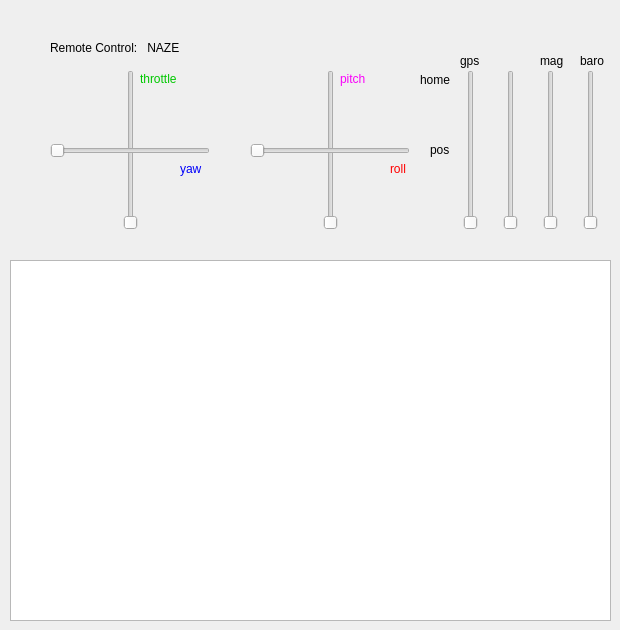
       <widget class="QWidget" name="rc_fc">
        <attribute name="title">
         <string>rc_fc</string>
        </attribute>
        <widget class="QSlider" name="remote_slider_rc_fc_throttle">
         <property name="geometry">
          <rect>
           <x>120</x>
           <y>70</y>
           <width>22</width>
           <height>160</height>
          </rect>
         </property>
         <property name="orientation">
          <enum>Qt::Vertical</enum>
         </property>
         <property name="tickPosition">
          <enum>QSlider::NoTicks</enum>
         </property>
        </widget>
        <widget class="QSlider" name="remote_slider_rc_fc_yaw">
         <property name="geometry">
          <rect>
           <x>50</x>
           <y>140</y>
           <width>160</width>
           <height>22</height>
          </rect>
         </property>
         <property name="orientation">
          <enum>Qt::Horizontal</enum>
         </property>
         <property name="tickPosition">
          <enum>QSlider::NoTicks</enum>
         </property>
        </widget>
        <widget class="QSlider" name="remote_slider_rc_fc_pitch">
         <property name="geometry">
          <rect>
           <x>320</x>
           <y>70</y>
           <width>22</width>
           <height>160</height>
          </rect>
         </property>
         <property name="orientation">
          <enum>Qt::Vertical</enum>
         </property>
         <property name="tickPosition">
          <enum>QSlider::NoTicks</enum>
         </property>
        </widget>
        <widget class="QSlider" name="remote_slider_rc_fc_roll">
         <property name="geometry">
          <rect>
           <x>250</x>
           <y>140</y>
           <width>160</width>
           <height>22</height>
          </rect>
         </property>
         <property name="orientation">
          <enum>Qt::Horizontal</enum>
         </property>
         <property name="tickPosition">
          <enum>QSlider::NoTicks</enum>
         </property>
        </widget>
        <widget class="QSlider" name="remote_slider_rc_fc_aux1">
         <property name="geometry">
          <rect>
           <x>460</x>
           <y>70</y>
           <width>22</width>
           <height>160</height>
          </rect>
         </property>
         <property name="orientation">
          <enum>Qt::Vertical</enum>
         </property>
        </widget>
        <widget class="QSlider" name="remote_slider_rc_fc_aux2">
         <property name="geometry">
          <rect>
           <x>500</x>
           <y>70</y>
           <width>22</width>
           <height>160</height>
          </rect>
         </property>
         <property name="orientation">
          <enum>Qt::Vertical</enum>
         </property>
        </widget>
        <widget class="QSlider" name="remote_slider_rc_fc_aux3">
         <property name="geometry">
          <rect>
           <x>540</x>
           <y>70</y>
           <width>22</width>
           <height>160</height>
          </rect>
         </property>
         <property name="orientation">
          <enum>Qt::Vertical</enum>
         </property>
        </widget>
        <widget class="QSlider" name="remote_slider_rc_fc_aux4">
         <property name="geometry">
          <rect>
           <x>580</x>
           <y>70</y>
           <width>22</width>
           <height>160</height>
          </rect>
         </property>
         <property name="orientation">
          <enum>Qt::Vertical</enum>
         </property>
        </widget>
        <widget class="PlotWidget" name="graphicsView_rc_fc">
         <property name="geometry">
          <rect>
           <x>10</x>
           <y>260</y>
           <width>601</width>
           <height>361</height>
          </rect>
         </property>
        </widget>
        <widget class="QLabel" name="label_4">
         <property name="geometry">
          <rect>
           <x>50</x>
           <y>40</y>
           <width>171</width>
           <height>16</height>
          </rect>
         </property>
         <property name="text">
          <string>Remote Control:   NAZE</string>
         </property>
        </widget>
        <widget class="QLabel" name="rc_fc_label_throttle">
         <property name="geometry">
          <rect>
           <x>140</x>
           <y>70</y>
           <width>66</width>
           <height>17</height>
          </rect>
         </property>
         <property name="font">
          <font>
           <weight>50</weight>
           <bold>false</bold>
          </font>
         </property>
         <property name="styleSheet">
          <string notr="true">QLabel{ color: rgb(0,200,0) }</string>
         </property>
         <property name="text">
          <string>throttle</string>
         </property>
        </widget>
        <widget class="QLabel" name="rc_fc_label_yaw">
         <property name="geometry">
          <rect>
           <x>180</x>
           <y>160</y>
           <width>31</width>
           <height>17</height>
          </rect>
         </property>
         <property name="font">
          <font>
           <weight>50</weight>
           <bold>false</bold>
          </font>
         </property>
         <property name="styleSheet">
          <string notr="true">QLabel{ color: rgb(0,0,250) }</string>
         </property>
         <property name="text">
          <string>yaw</string>
         </property>
        </widget>
        <widget class="QLabel" name="rc_fc_label_pitch">
         <property name="geometry">
          <rect>
           <x>340</x>
           <y>70</y>
           <width>66</width>
           <height>17</height>
          </rect>
         </property>
         <property name="font">
          <font>
           <weight>50</weight>
           <bold>false</bold>
          </font>
         </property>
         <property name="styleSheet">
          <string notr="true">QLabel{ color: rgb(250,0,250) }</string>
         </property>
         <property name="text">
          <string>pitch</string>
         </property>
        </widget>
        <widget class="QLabel" name="rc_fc_label_roll">
         <property name="geometry">
          <rect>
           <x>390</x>
           <y>160</y>
           <width>41</width>
           <height>17</height>
          </rect>
         </property>
         <property name="font">
          <font>
           <weight>50</weight>
           <bold>false</bold>
          </font>
         </property>
         <property name="styleSheet">
          <string notr="true">QLabel{ color: rgb(255,0,0) }</string>
         </property>
         <property name="text">
          <string>roll</string>
         </property>
        </widget>
        <widget class="QLabel" name="rc_fc_label_gps">
         <property name="geometry">
          <rect>
           <x>460</x>
           <y>50</y>
           <width>31</width>
           <height>21</height>
          </rect>
         </property>
         <property name="font">
          <font>
           <weight>50</weight>
           <bold>false</bold>
          </font>
         </property>
         <property name="styleSheet">
          <string notr="true"/>
         </property>
         <property name="text">
          <string>gps</string>
         </property>
        </widget>
        <widget class="QLabel" name="rc_fc_label_baro">
         <property name="geometry">
          <rect>
           <x>580</x>
           <y>50</y>
           <width>31</width>
           <height>21</height>
          </rect>
         </property>
         <property name="font">
          <font>
           <weight>50</weight>
           <bold>false</bold>
          </font>
         </property>
         <property name="styleSheet">
          <string notr="true"/>
         </property>
         <property name="text">
          <string>baro</string>
         </property>
        </widget>
        <widget class="QLabel" name="rc_fc_label_mag">
         <property name="geometry">
          <rect>
           <x>540</x>
           <y>50</y>
           <width>31</width>
           <height>21</height>
          </rect>
         </property>
         <property name="font">
          <font>
           <weight>50</weight>
           <bold>false</bold>
          </font>
         </property>
         <property name="styleSheet">
          <string notr="true"/>
         </property>
         <property name="text">
          <string>mag</string>
         </property>
        </widget>
        <widget class="QLabel" name="rc_fc_label_gps_home">
         <property name="geometry">
          <rect>
           <x>420</x>
           <y>70</y>
           <width>41</width>
           <height>20</height>
          </rect>
         </property>
         <property name="font">
          <font>
           <weight>50</weight>
           <bold>false</bold>
          </font>
         </property>
         <property name="styleSheet">
          <string notr="true"/>
         </property>
         <property name="text">
          <string>home</string>
         </property>
        </widget>
        <widget class="QLabel" name="rc_fc_label_gps_3">
         <property name="geometry">
          <rect>
           <x>430</x>
           <y>140</y>
           <width>31</width>
           <height>20</height>
          </rect>
         </property>
         <property name="font">
          <font>
           <weight>50</weight>
           <bold>false</bold>
          </font>
         </property>
         <property name="styleSheet">
          <string notr="true"/>
         </property>
         <property name="text">
          <string>pos</string>
         </property>
        </widget>
       </widget>
